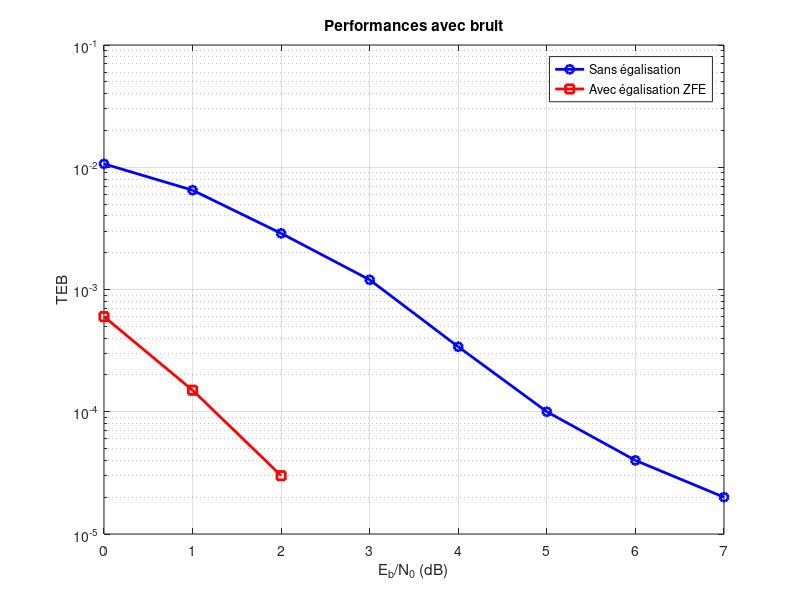
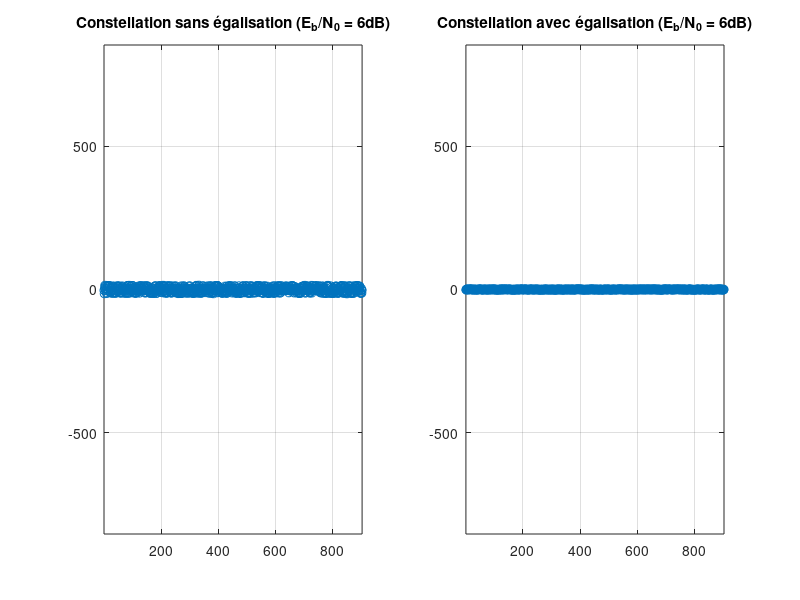

MATLAB code to generate these figures, in order:
%%%%%%%%%%%%%%%%%%%%%%%%%%%%%%%%%%%%%%%%%%%%%%%%%%%%%%%%%%%%%%%%%%%%%%%
% ETUDE DE L'EGALISATION ZFE AVEC BRUIT
% Chaîne de transmission BPSK avec canal multipath et égalisation
%%%%%%%%%%%%%%%%%%%%%%%%%%%%%%%%%%%%%%%%%%%%%%%%%%%%%%%%%%%%%%%%%%%%%%%

clear all
close all
clc

%% 1. Paramètres de simulation
Fe = 24000;       % Fréquence d'échantillonnage (Hz)
Rb = 3000;        % Débit binaire (bits/s)
Ts = 1/Rb;        % Période symbole (s)
Te = 1/Fe;        % Période d'échantillonnage (s)
Ns = round(Ts/Te); % Facteur de suréchantillonnage

% Paramètres du canal multipath
alpha0 = 1;       % Coefficient trajet direct
alpha1 = 0.5;     % Coefficient trajet réfléchi
tau0 = 0;         % Retard trajet direct (s)
tau1 = Ts;        % Retard trajet réfléchi (s)

% Filtres d'émission et réception (rectangulaires)
h = ones(1, Ns);  
hr = ones(1, Ns);

% Réponse impulsionnelle du canal
hc = zeros(1, 2*Ns);
hc(1) = alpha0;
hc(Ns+1) = alpha1;

% Paramètres pour l'égaliseur ZFE
N = 2;            % Ordre de l'égaliseur
n0 = Ns;          % Instant d'échantillonnage

%% 2. Calcul des coefficients de l'égaliseur ZFE (sans bruit)
dirac = [1 zeros(1, 10*Ns)]; % Impulsion de Dirac

% Passage à travers la chaîne
signal_emis = filter(h, 1, dirac);
signal_canal = conv(signal_emis, hc);
signal_recu = filter(hr, 1, signal_canal);

% Signal à l'entrée de l'égaliseur
z = signal_recu(n0:Ns:end);

% Calcul des coefficients ZFE
Z = toeplitz(z(1:N+1), [z(1) zeros(1,N)]);
Y0 = [1; zeros(N,1)];
C = inv(Z) * Y0;

disp('Coefficients de l''égaliseur ZFE:');
disp(C');

%% 3. Simulation avec bruit
EbN0_dB = 0:7;           % Plage de Eb/N0 à étudier
nb_bits = 10000;         % Nombre de bits par essai
nb_essais = 10;          % Nombre d'essais pour moyenne

% Initialisation des résultats
TEB_sans_eq = zeros(size(EbN0_dB));
TEB_avec_eq = zeros(size(EbN0_dB));

for i = 1:length(EbN0_dB)
    % Calcul de la puissance du bruit
    EbN0 = 10^(EbN0_dB(i)/10);
    sigma2 = 1/(2*EbN0); % Energie symbole normalisée à 1
    
    nb_erreurs_sans_eq = 0;
    nb_erreurs_avec_eq = 0;
    
    for essai = 1:nb_essais
        %% Génération des bits et modulation BPSK
        bits = randi([0 1], 1, nb_bits);
        symboles = 2*bits - 1;
        
        %% Suréchantillonnage
        symboles_sur = kron(symboles, [1 zeros(1, Ns-1)]);
        
        %% Filtrage d'émission
        signal_emis = filter(h, 1, symboles_sur);
        
        %% Canal multipath + bruit
        signal_canal = conv(signal_emis, hc);
        bruit = sqrt(sigma2) * randn(size(signal_canal));
        signal_recu = filter(hr, 1, signal_canal + bruit);
        
        %% Echantillonnage
        z = signal_recu(n0:Ns:end);
        
        %% Détection sans égalisation
        decisions_sans_eq = sign(z(3:end-2)); % On ignore les bords
        nb_erreurs_sans_eq = nb_erreurs_sans_eq + sum(decisions_sans_eq ~= symboles(N+1:end-N+1));
        
        %% Egalisation ZFE
        y = filter(C, 1, z);
        
        % Détection avec égalisation (on ignore le début et la fin)
        decisions_avec_eq = sign(y(N+1:end-N-1));
        nb_erreurs_avec_eq = nb_erreurs_avec_eq + sum(decisions_avec_eq ~= symboles(N+1:end-N));
    end
    
    %% Calcul des TEB
    TEB_sans_eq(i) = nb_erreurs_sans_eq / (nb_bits*nb_essais);
    TEB_avec_eq(i) = nb_erreurs_avec_eq / (nb_bits*nb_essais);
end

%% 4. Tracé des résultats
figure;
semilogy(EbN0_dB, TEB_sans_eq, 'b-o', 'LineWidth', 2);
hold on;
semilogy(EbN0_dB, TEB_avec_eq, 'r-s', 'LineWidth', 2);
grid on;
xlabel('E_b/N_0 (dB)');
ylabel('TEB');
legend('Sans égalisation', 'Avec égalisation ZFE');
title('Performances avec bruit');

%% 5. Visualisation des constellations (pour Eb/N0 = 6 dB)
EbN0_dB_test = 6;
EbN0_test = 10^(EbN0_dB_test/10);
sigma2_test = 1/(2*EbN0_test);

% Génération des bits
bits_test = randi([0 1], 1, 1000);
symboles_test = 2*bits_test - 1;

% Transmission avec bruit
symboles_sur_test = kron(symboles_test, [1 zeros(1, Ns-1)]);
signal_emis_test = filter(h, 1, symboles_sur_test);
signal_canal_test = conv(signal_emis_test, hc);
bruit_test = sqrt(sigma2_test) * randn(size(signal_canal_test));
signal_recu_test = filter(hr, 1, signal_canal_test + bruit_test);
z_test = signal_recu_test(n0:Ns:end);

% Egalisation
y_test = filter(C, 1, z_test);

% Tracé des constellations
figure;
subplot(1,2,1);
plot(z_test(100:end), 'o');
title(['Constellation sans égalisation (E_b/N_0 = ' num2str(EbN0_dB_test) 'dB)']);
axis equal; grid on;

subplot(1,2,2);
plot(y_test(100:end), 'o');
title(['Constellation avec égalisation (E_b/N_0 = ' num2str(EbN0_dB_test) 'dB)']);
axis equal; grid on;

disp('=== Simulation terminée ===');
